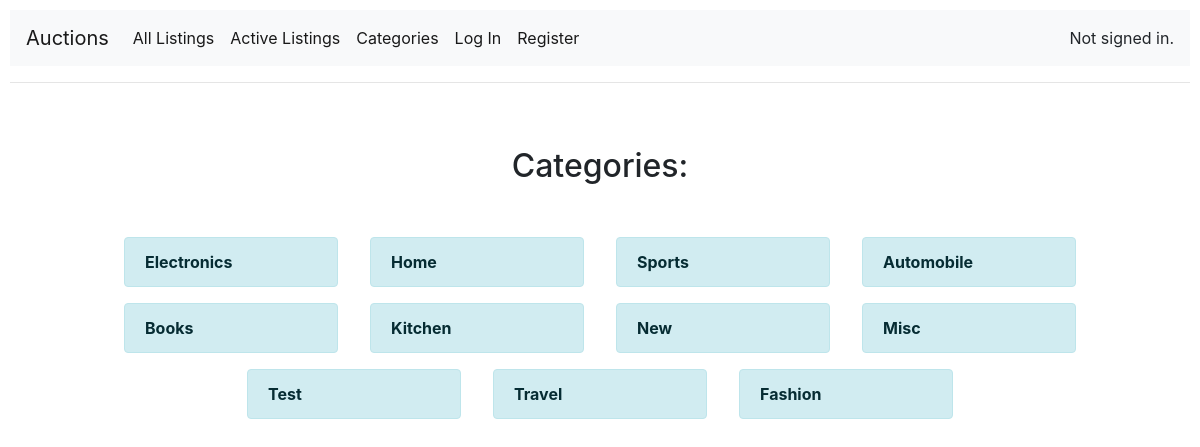
The page /categories on the database as committed earlier.
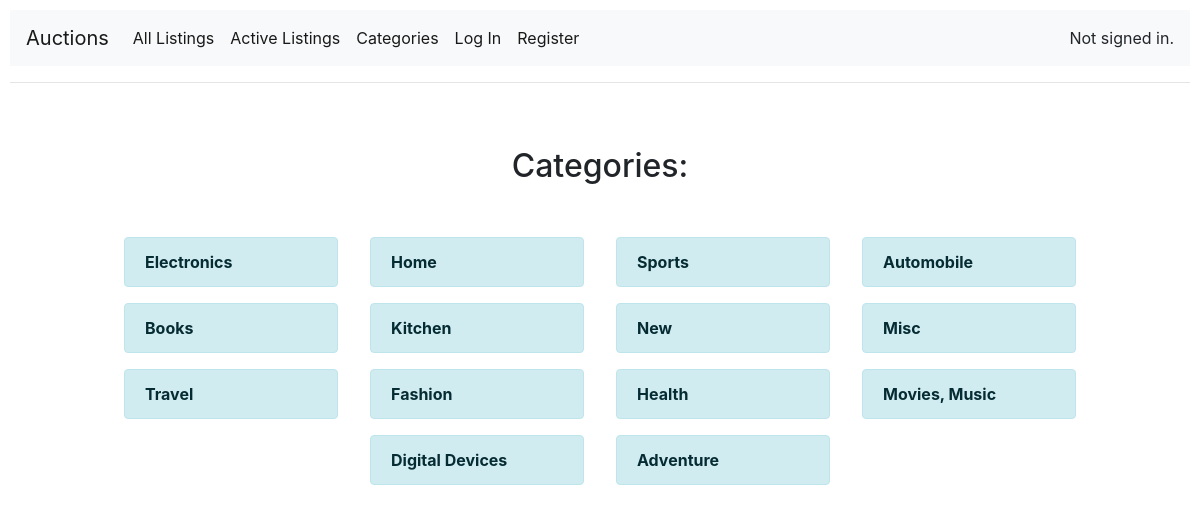
The same page on the database as committed later.
### auctions/models.py (models this page shows, shortened)
class Category(models.Model):
    category = models.CharField(max_length=20)

### auctions/views.py (the view)
# urls.py: path("categories", views.categories, name="categories"),
def categories(request):
    if request.method == "POST":
        form = Categoryform(request.POST)
        if form.is_valid():
            newcategory = form.save()
            newcategory.save()
            return HttpResponseRedirect(reverse("categories"))
        else:
            return render(request, "auctions/categories.html",{
            "form": form
            })
    else:
        form = Categoryform()
        categories = Category.objects.all()
        return render(request, "auctions/categories.html",{
            "categories": categories,
            "form":form
            })

### auctions/templates/auctions/categories.html (shortened to what this page needs)
{% extends "auctions/layout.html" %}
{% block body %}
<div class="container">
    <br><br>
    <h2 class="text-center">Categories:</h2>
    <br>
    <div class="row row-cols-5 justify-content-center">
        {% for category in categories %}
            <div class="col mx-3 alert alert-info">
                <a class="alert-link"  href="{% url 'category' category.category %}">{{ category.category }}</a>
            </div>
        {% endfor %}
    </div>
    <br>
    <br>
</div>
{% endblock %}

### auctions/templates/auctions/layout.html (shortened to what this page needs)
{% load static %}
<!DOCTYPE html>
<html lang="en">
    <head>
        <link rel="stylesheet" href="https://stackpath.bootstrapcdn.com/bootstrap/4.4.1/css/bootstrap.min.css">
        <link href="{% static 'auctions/styles.css' %}" rel="stylesheet">
    </head>
    <body>
      <nav class="navbar navbar-light navbar-expand-lg bg-light">
        <a class="navbar-brand" href="{% url 'index' %}">Auctions</a>
          <div class="collapse navbar-collapse" id="navbarNav">
            <div class="navbar-nav">
              <a class="nav-item nav-link active" href="{% url 'all_listings' %}">All Listings</a>
              <a class="nav-item nav-link active" href="{% url 'index' %}">Active Listings</a>
              <a class="nav-item nav-link active" href="{% url 'categories' %}">Categories</a>
                {% if user.is_authenticated %}
                  <a class="nav-item nav-link active" href="{% url 'newlisting' %}">Create New Listing</a>
                  <a class="nav-item nav-link active" href="{% url 'watchlist' %}">Watchlist</a>
                {% else %}
                  <a class="nav-item nav-link active" href="{% url 'login' %}">Log In</a>
                  <a class="nav-item nav-link active" href="{% url 'register' %}">Register</a>
                {% endif %}
            </div>
            <div class="navbar-nav form-inline ml-auto">
              {% if user.is_authenticated %}
                  <span> Signed in as <strong>{{ user.username }}.</strong></span>
                  <a class="nav-link active" href="{% url 'useraccount' %}">My Account</a>
                  <a class="nav-link active" href="{% url 'logout' %}">Log Out</a>
              {% else %}
                  <span> Not signed in. </span>
              {% endif %}
            </div>
          </div>
      </nav>
        <hr>
        {% block body %}
        {% endblock %}
    </body>
</html>

### auctions/static/auctions/styles.css (style rules this page uses)
body { padding: 10px; }
.row { padding: 10px; margin: 10px; }

Rows that differ between the two databases and show on the page:
removed Category: category "Test"
added Category: category "Health"
added Category: category "Movies, Music"
added Category: category "Digital Devices"
added Category: category "Adventure"
